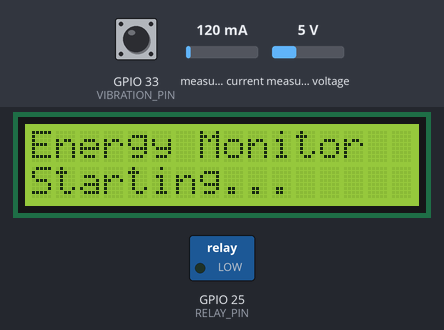
The sketch below on a simulated ESP32. Parts: 16×2 character LCD, switched loads named in the sketch (green lamp = pin HIGH). Inputs (shaded band) come from the test bench; at power-on: GPIO 33 (VIBRATION_PIN) HIGH, measured current 120 mA, measured voltage 5 V. WiFi joins after 1.5 s; servers stay silent unless stated; EEPROM starts erased; the modem accepts every AT command (registered, SIM ready, sends succeed) and sends nothing else; what the sketch prints to the serial monitor is not drawn.

Above: at 1.2 s.
At 10.1 s:
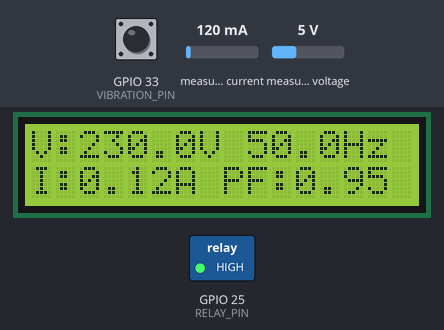
10.2 s: GPIO 33 (VIBRATION_PIN) pulled LOW for 3.2 s
At 12.6 s:
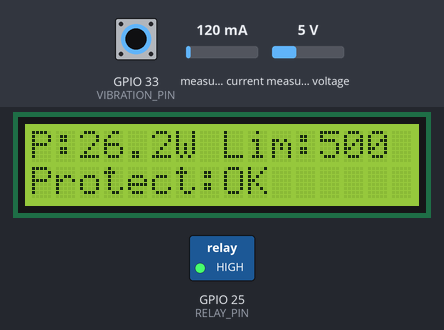
20.1 s: GPIO 33 (VIBRATION_PIN) pulled LOW for 3.2 s
At 22.7 s:
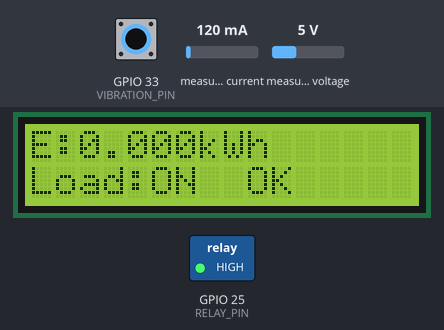
Timing chart, 0 to 24.2 s (numbered marks = the images above; inputs shaded):
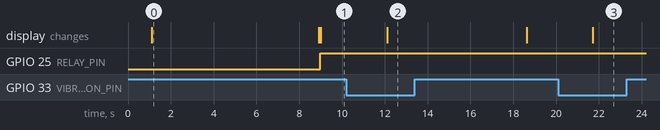

Measured:
- after the input at 10.2 s, the display: changes after 1.9 s (image 2)
- after the input at 20.1 s, the display: changes after 1.6 s (image 3)
- what the display in image 0 shows lasts 7.8 s, from 1.1 s to 8.9 s

The sketch:

IoT_Energy_Monitoring_Load_Protection_v1.ino
```cpp
/*
 * ================================================================
 *  IoT-ENABLED ENERGY MONITORING AND LOAD PROTECTION SYSTEM
 * ================================================================
 *
 *  Platform     : ESP32 (Arduino IDE)
 *  Purpose      : Real-time energy monitoring, IoT visualization,
 *                 GSM notifications, load protection, tamper
 *                 detection, and energy-data persistence.
 *
 *  Hardware:
 *    1. ESP32 DevKit V1
 *    2. PZEM-004T v3.0       (energy measurement, UART2)
 *    3. SIM900A GSM          (SMS, UART1)
 *    4. 16x2 LCD             (I2C, address 0x27)
 *    5. Single-channel Relay (active LOW, NC load arrangement)
 *    6. SW-420 Vibration Sensor (tamper detection)
 *    7. ESP32 EEPROM emulation (flash-backed persistence)
 *    8. Blynk IoT cloud
 *
 *  AUTHORITATIVE PIN MAP
 *    PZEM TX  -> GPIO 16 (ESP32 RX2)
 *    PZEM RX  -> GPIO 17 (ESP32 TX2)
 *    GSM TX   -> GPIO 27 (ESP32 RX1)
 *    GSM RX   -> GPIO 26 (ESP32 TX1)
 *    Relay    -> GPIO 25 (active LOW)
 *    Vibration-> GPIO 33
 *    LCD SDA  -> GPIO 21
 *    LCD SCL  -> GPIO 22
 *
 *  Core functions:
 *    - Measures voltage, current, power, energy, frequency and PF.
 *    - Sends measurements to Blynk for remote visualization.
 *    - Disconnects the load when configured power limit is exceeded.
 *    - Sends GSM SMS alerts for overload and tamper events.
 *    - Accepts a simple STATUS SMS command for system interaction.
 *    - Stores cumulative energy in EEPROM across restarts.
 *
 *  NOTE:
 *    Credentials must be supplied locally. Do not commit real
 *    Wi-Fi passwords, Blynk tokens, or phone numbers to GitHub.
 * ================================================================
 */

/* --------------------------- Blynk ----------------------------- */
#define BLYNK_TEMPLATE_ID   "YOUR_BLYNK_TEMPLATE_ID"
#define BLYNK_TEMPLATE_NAME "IoT Energy Monitoring"
#define BLYNK_AUTH_TOKEN    "YOUR_BLYNK_AUTH_TOKEN"

/* -------------------------- Includes ---------------------------- */
#include <WiFi.h>
#include <EEPROM.h>
#include <Wire.h>
#include <LiquidCrystal_I2C.h>
#include <PZEM004Tv30.h>
#include <BlynkSimpleEsp32.h>
#include <HardwareSerial.h>

/* --------------------- User configuration ----------------------- */
#define WIFI_SSID      "YOUR_WIFI_SSID"
#define WIFI_PASS      "YOUR_WIFI_PASSWORD"

// Configurable load-protection threshold.
float watt_limit = 500.0;

// Alert destination / authorized STATUS sender.
#define ADMIN_PHONE   "+91XXXXXXXXXX"

#define LCD_ADDR       0x27
#define LCD_COLS       16
#define LCD_ROWS       2

/* ------------------------- GPIO map ----------------------------- */
#define PZEM_RX_PIN    16
#define PZEM_TX_PIN    17

#define GSM_RX_PIN     27
#define GSM_TX_PIN     26

#define RELAY_PIN      25
#define VIBRATION_PIN  33

/* ------------------------ EEPROM map ---------------------------- */
#define EEPROM_SIZE        64
#define EEPROM_MAGIC_ADDR  0
#define EEPROM_ENERGY_ADDR 8
#define EEPROM_MAGIC_VALUE 0xB6B6B6B6UL

/* ------------------------- Timers ------------------------------- */
#define PZEM_INTERVAL          1000UL
#define LCD_INTERVAL           2000UL
#define BLYNK_INTERVAL         2000UL
#define GSM_CHECK_INTERVAL     3000UL
#define EEPROM_SAVE_INTERVAL  15000UL
#define TAMPER_DEBOUNCE        1000UL
#define WIFI_RETRY_INTERVAL   30000UL

/* ---------------------- Hardware objects ------------------------ */
PZEM004Tv30 pzem(Serial2, PZEM_RX_PIN, PZEM_TX_PIN);
HardwareSerial gsmSerial(1);
LiquidCrystal_I2C lcd(LCD_ADDR, LCD_COLS, LCD_ROWS);

/* ------------------------- Measurements ------------------------- */
float voltage   = 0.0;
float current   = 0.0;
float power     = 0.0;
float energy    = 0.0;
float frequency = 0.0;
float pf        = 0.0;

/* ---------------------------- State ----------------------------- */
bool relayState      = false;
bool overloadActive  = false;
bool tamperActive    = false;
bool pzemReadOK      = false;
bool overloadSmsSent = false;
bool tamperSmsSent   = false;

/* -------------------------- Timers ------------------------------ */
unsigned long lastPzemRead       = 0;
unsigned long lastLcdUpdate      = 0;
unsigned long lastBlynkPush      = 0;
unsigned long lastGsmCheck       = 0;
unsigned long lastEepromSave     = 0;
unsigned long lastTamperTrigger  = 0;
unsigned long lastWifiRetry      = 0;

/* -------------------------- LCD state --------------------------- */
uint8_t lcdPage = 0;
#define LCD_TOTAL_PAGES 3

/* --------------------------- GSM -------------------------------- */
String gsmBuffer = "";

/* ---------------------- Forward declarations ------------------- */
void readEnergy();
void controlRelay();
void updateLCD();
void handleSMS();
void sendToBlynk();
void saveToEEPROM();
void loadFromEEPROM();
void sendSMS(const char* number, const String& message);
void initGSM();
void connectWiFi();
void checkWiFi();
void checkTamper();
String extractSenderNumber(const String& response);
void processSMSCommand(const String& sender, const String& message);
void sendStatusSMS(const String& sender);

/* ================================================================
 *                           SETUP
 * ================================================================ */
void setup() {
  Serial.begin(115200);
  delay(1000);

  Serial.println();
  Serial.println(F("=============================================="));
  Serial.println(F(" IoT ENERGY MONITORING & LOAD PROTECTION"));
  Serial.println(F("=============================================="));

  /* GPIO */
  pinMode(RELAY_PIN, OUTPUT);
  pinMode(VIBRATION_PIN, INPUT_PULLUP);

  // Original hardware arrangement: LOW energizes relay coil,
  // opening the NC load path. Start with load disconnected.
  digitalWrite(RELAY_PIN, LOW);
  relayState = false;

  /* EEPROM */
  EEPROM.begin(EEPROM_SIZE);
  loadFromEEPROM();

  /* LCD */
  lcd.init();
  lcd.backlight();
  lcd.clear();
  lcd.setCursor(0, 0);
  lcd.print(F("Energy Monitor"));
  lcd.setCursor(0, 1);
  lcd.print(F("Starting..."));

  /* GSM */
  gsmSerial.begin(9600, SERIAL_8N1, GSM_RX_PIN, GSM_TX_PIN);
  delay(1000);
  initGSM();

  /* Wi-Fi / Blynk */
  connectWiFi();

  delay(1000);
  lcd.clear();

  Serial.println(F("[SYS ] Ready."));
}

/* ================================================================
 *                          MAIN LOOP
 * ================================================================ */
void loop() {
  if (WiFi.status() == WL_CONNECTED) {
    Blynk.run();
  }

  unsigned long now = millis();

  /* Energy measurement and protection */
  if (now - lastPzemRead >= PZEM_INTERVAL) {
    lastPzemRead = now;
    readEnergy();
    if (pzemReadOK) {
      controlRelay();
    }
  }

  /* Local display */
  if (now - lastLcdUpdate >= LCD_INTERVAL) {
    lastLcdUpdate = now;
    updateLCD();
  }

  /* GSM SMS interaction / alert handling */
  if (now - lastGsmCheck >= GSM_CHECK_INTERVAL) {
    lastGsmCheck = now;
    handleSMS();
  }

  /* Blynk telemetry */
  if (now - lastBlynkPush >= BLYNK_INTERVAL) {
    lastBlynkPush = now;
    sendToBlynk();
  }

  /* Persistent energy storage */
  if (now - lastEepromSave >= EEPROM_SAVE_INTERVAL) {
    lastEepromSave = now;
    saveToEEPROM();
  }

  /* Tamper monitoring */
  checkTamper();

  /* Connectivity recovery */
  if (now - lastWifiRetry >= WIFI_RETRY_INTERVAL) {
    lastWifiRetry = now;
    checkWiFi();
  }
}

/* ================================================================
 *                        PZEM MEASUREMENT
 * ================================================================ */
void readEnergy() {
  float v = pzem.voltage();
  float c = pzem.current();
  float p = pzem.power();
  float e = pzem.energy();
  float f = pzem.frequency();
  float pf_read = pzem.pf();

  // Voltage/current/power are required for a valid protection cycle.
  if (isnan(v) || isnan(c) || isnan(p)) {
    pzemReadOK = false;
    Serial.println(F("[PZEM] Read failed - retaining last values."));
    return;
  }

  voltage = v;
  current = c;
  power = p;
  if (!isnan(e))  energy = e;
  if (!isnan(f))  frequency = f;
  if (!isnan(pf_read)) pf = pf_read;

  pzemReadOK = true;

  Serial.printf("[PZEM] V=%.1fV I=%.2fA P=%.1fW E=%.3fkWh F=%.1fHz PF=%.2f\n",
                voltage, current, power, energy, frequency, pf);
}

/* ================================================================
 *                         LOAD PROTECTION
 * ================================================================ */
void controlRelay() {
  if (!pzemReadOK) return;

  /* Detect overload */
  if (power > watt_limit) {
    if (!overloadActive) {
      overloadActive = true;
      overloadSmsSent = false;
      Serial.printf("[RELAY] OVERLOAD: %.1fW > %.1fW\n", power, watt_limit);
    }

    if (!overloadSmsSent) {
      overloadSmsSent = true;
      String msg = "OVERLOAD ALERT! Load: " + String(power, 1) +
                   "W exceeds limit " + String(watt_limit, 0) +
                   "W. Supply disconnected.";
      sendSMS(ADMIN_PHONE, msg);
    }
  } else if (overloadActive && power <= (watt_limit * 0.9)) {
    // Preserve the original firmware's recovery threshold.
    overloadActive = false;
    overloadSmsSent = false;
    Serial.println(F("[RELAY] Overload cleared."));
  }

  /* Relay uses the original active-LOW / NC arrangement. */
  bool shouldBeOn = !overloadActive;

  if (shouldBeOn && !relayState) {
    digitalWrite(RELAY_PIN, HIGH); // coil OFF -> NC closed -> load ON
    relayState = true;
    Serial.println(F("[RELAY] ON - supply connected."));
  } else if (!shouldBeOn && relayState) {
    digitalWrite(RELAY_PIN, LOW);  // coil ON -> NC opens -> load OFF
    relayState = false;
    Serial.println(F("[RELAY] OFF - supply disconnected."));
  }
}

/* ================================================================
 *                            LCD
 * ================================================================ */
void updateLCD() {
  lcd.clear();

  if (tamperActive) {
    lcd.setCursor(0, 0);
    lcd.print(F("!! TAMPER !!"));
    lcd.setCursor(0, 1);
    lcd.print(F("CHECK METER"));
    return;
  }

  if (overloadActive) {
    lcd.setCursor(0, 0);
    lcd.print(F("!! OVERLOAD !!"));
    lcd.setCursor(0, 1);
    lcd.print(String(power, 1));
    lcd.print(F("W >"));
    lcd.print(String(watt_limit, 0));
    lcd.print(F("W"));
    return;
  }

  switch (lcdPage) {
    case 0:
      lcd.setCursor(0, 0);
      lcd.print(F("V:"));
      lcd.print(String(voltage, 1));
      lcd.print(F("V "));
      lcd.print(String(frequency, 1));
      lcd.print(F("Hz"));

      lcd.setCursor(0, 1);
      lcd.print(F("I:"));
      lcd.print(String(current, 2));
      lcd.print(F("A PF:"));
      lcd.print(String(pf, 2));
      break;

    case 1:
      lcd.setCursor(0, 0);
      lcd.print(F("P:"));
      lcd.print(String(power, 1));
      lcd.print(F("W Lim:"));
      lcd.print(String(watt_limit, 0));

      lcd.setCursor(0, 1);
      lcd.print(F("Protect:"));
      lcd.print(overloadActive ? F("TRIP") : F("OK"));
      break;

    case 2:
      lcd.setCursor(0, 0);
      lcd.print(F("E:"));
      lcd.print(String(energy, 3));
      lcd.print(F("kWh"));

      lcd.setCursor(0, 1);
      lcd.print(F("Load:"));
      lcd.print(relayState ? F("ON ") : F("OFF"));
      lcd.print(pzemReadOK ? F(" OK") : F(" ERR"));
      break;
  }

  lcdPage = (lcdPage + 1) % LCD_TOTAL_PAGES;
}

/* ================================================================
 *                       GSM SMS HANDLING
 * ================================================================
 * Supported user command:
 *   STATUS
 *
 * STATUS is accepted only from ADMIN_PHONE. This keeps the simple
 * interaction mechanism from becoming an unauthenticated control
 * channel.
 * ================================================================ */
void handleSMS() {
  gsmSerial.println("AT+CMGL=\"REC UNREAD\"");
  delay(500);

  gsmBuffer = "";
  unsigned long timeout = millis() + 2000;
  while (millis() < timeout) {
    while (gsmSerial.available()) {
      gsmBuffer += (char)gsmSerial.read();
    }
  }

  if (gsmBuffer.length() == 0) return;

  Serial.println(F("[GSM ] Incoming SMS data:"));
  Serial.println(gsmBuffer);

  String sender = extractSenderNumber(gsmBuffer);
  String upper = gsmBuffer;
  upper.toUpperCase();

  if (upper.indexOf("STATUS") >= 0) {
    processSMSCommand(sender, "STATUS");
  }

  // Remove messages that have been processed/read.
  gsmSerial.println("AT+CMGDA=\"DEL READ\"");
  delay(500);
  while (gsmSerial.available()) gsmSerial.read();
}

void processSMSCommand(const String& sender, const String& message) {
  if (sender.length() == 0) {
    Serial.println(F("[GSM ] Could not identify SMS sender."));
    return;
  }

  String authorized = String(ADMIN_PHONE);
  String normalizedSender = sender;
  normalizedSender.trim();
  authorized.trim();

  if (normalizedSender != authorized) {
    Serial.println(F("[GSM ] STATUS rejected: unauthorized sender."));
    return;
  }

  if (message == "STATUS") {
    sendStatusSMS(sender);
  }
}

void sendStatusSMS(const String& sender) {
  String status = "SYSTEM STATUS\n";
  status += "V: " + String(voltage, 1) + "V\n";
  status += "I: " + String(current, 2) + "A\n";
  status += "P: " + String(power, 1) + "W\n";
  status += "E: " + String(energy, 3) + "kWh\n";
  status += "Limit: " + String(watt_limit, 0) + "W\n";
  status += "Load: ";
  status += relayState ? "ON\n" : "OFF\n";
  status += "Protection: ";
  status += overloadActive ? "TRIPPED" : "NORMAL";

  sendSMS(sender.c_str(), status);
}

String extractSenderNumber(const String& response) {
  int cmglIdx = response.indexOf("+CMGL:");
  if (cmglIdx < 0) return "";

  int firstQuote = response.indexOf('"', cmglIdx);
  if (firstQuote < 0) return "";
  int secondQuote = response.indexOf('"', firstQuote + 1);
  if (secondQuote < 0) return "";
  int thirdQuote = response.indexOf('"', secondQuote + 1);
  if (thirdQuote < 0) return "";
  int fourthQuote = response.indexOf('"', thirdQuote + 1);
  if (fourthQuote < 0) return "";

  String number = response.substring(thirdQuote + 1, fourthQuote);
  number.trim();
  return number;
}

void sendSMS(const char* number, const String& message) {
  Serial.print(F("[GSM ] Sending SMS to "));
  Serial.println(number);

  gsmSerial.println("AT+CMGS=\"" + String(number) + "\"");
  delay(300);
  gsmSerial.print(message);
  delay(100);
  gsmSerial.write(0x1A);
  delay(3000);

  while (gsmSerial.available()) {
    Serial.print((char)gsmSerial.read());
  }
  Serial.println();
  Serial.println(F("[GSM ] SMS transmission complete."));
}

void initGSM() {
  Serial.println(F("[GSM ] Initialising SIM900A..."));

  gsmSerial.println("AT");
  delay(1000);
  while (gsmSerial.available()) Serial.print((char)gsmSerial.read());

  gsmSerial.println("ATE0");
  delay(500);
  while (gsmSerial.available()) gsmSerial.read();

  gsmSerial.println("AT+CMGF=1");
  delay(500);
  while (gsmSerial.available()) gsmSerial.read();

  gsmSerial.println("AT+CPMS=\"SM\",\"SM\",\"SM\"");
  delay(500);
  while (gsmSerial.available()) gsmSerial.read();

  gsmSerial.println("AT+CSCS=\"GSM\"");
  delay(500);
  while (gsmSerial.available()) gsmSerial.read();

  gsmSerial.println("AT+CMGDA=\"DEL READ\"");
  delay(1000);
  while (gsmSerial.available()) gsmSerial.read();

  Serial.println(F("[GSM ] SIM900A ready."));
}

/* ================================================================
 *                           BLYNK
 * ================================================================
 * V0 -> Voltage
 * V1 -> Current
 * V2 -> Power
 * V3 -> Energy
 * V4 -> Overload status
 * V5 -> Frequency
 * V6 -> Power factor
 * V7 -> Relay state
 * ================================================================ */
void sendToBlynk() {
  if (WiFi.status() != WL_CONNECTED) return;

  Blynk.virtualWrite(V0, voltage);
  Blynk.virtualWrite(V1, current);
  Blynk.virtualWrite(V2, power);
  Blynk.virtualWrite(V3, energy);
  Blynk.virtualWrite(V4, overloadActive ? 1 : 0);
  Blynk.virtualWrite(V5, frequency);
  Blynk.virtualWrite(V6, pf);
  Blynk.virtualWrite(V7, relayState ? 1 : 0);
}

/* ================================================================
 *                       TAMPER DETECTION
 * ================================================================ */
void checkTamper() {
  int vibrationState = digitalRead(VIBRATION_PIN);

  if (vibrationState == HIGH) {
    unsigned long now = millis();

    if (now - lastTamperTrigger >= TAMPER_DEBOUNCE) {
      lastTamperTrigger = now;

      if (!tamperActive) {
        tamperActive = true;
        Serial.println(F("[TAMP] Vibration/tamper detected."));

        if (!tamperSmsSent) {
          tamperSmsSent = true;
          sendSMS(ADMIN_PHONE,
                  "TAMPER ALERT! Vibration detected on energy monitoring system. Inspect the meter.");
        }
      }
    }
  } else if (tamperActive) {
    unsigned long now = millis();
    if (now - lastTamperTrigger >= (TAMPER_DEBOUNCE * 3)) {
      tamperActive = false;
      tamperSmsSent = false;
      Serial.println(F("[TAMP] Tamper condition cleared."));
    }
  }
}

/* ================================================================
 *                       EEPROM PERSISTENCE
 * ================================================================
 * Only cumulative energy is persisted in the reconstructed system.
 * The original energy address is retained for compatibility.
 * ================================================================ */
void saveToEEPROM() {
  unsigned long magic = EEPROM_MAGIC_VALUE;
  EEPROM.put(EEPROM_MAGIC_ADDR, magic);
  EEPROM.put(EEPROM_ENERGY_ADDR, energy);
  EEPROM.commit();

  Serial.printf("[EEPR] Saved energy: %.3f kWh\n", energy);
}

void loadFromEEPROM() {
  unsigned long magic;
  EEPROM.get(EEPROM_MAGIC_ADDR, magic);

  if (magic == EEPROM_MAGIC_VALUE) {
    EEPROM.get(EEPROM_ENERGY_ADDR, energy);

    if (isnan(energy) || energy < 0.0) {
      energy = 0.0;
    }

    Serial.printf("[EEPR] Restored energy: %.3f kWh\n", energy);
  } else {
    energy = 0.0;
    Serial.println(F("[EEPR] No valid energy record; starting at 0.000 kWh."));
    saveToEEPROM();
  }
}

/* ================================================================
 *                         WI-FI / BLYNK
 * ================================================================ */
void connectWiFi() {
  WiFi.mode(WIFI_STA);
  WiFi.begin(WIFI_SSID, WIFI_PASS);

  int attempts = 0;
  while (WiFi.status() != WL_CONNECTED && attempts < 20) {
    delay(500);
    Serial.print('.');
    attempts++;
  }

  if (WiFi.status() == WL_CONNECTED) {
    Serial.println();
    Serial.print(F("[WiFi] Connected. IP: "));
    Serial.println(WiFi.localIP());

    Blynk.config(BLYNK_AUTH_TOKEN);
    Blynk.connect(5000);

    if (Blynk.connected()) {
      Serial.println(F("[BLNK] Connected."));
    } else {
      Serial.println(F("[BLNK] Connection unavailable; will retry."));
    }
  } else {
    Serial.println();
    Serial.println(F("[WiFi] Connection failed; background retry enabled."));
  }
}

void checkWiFi() {
  if (WiFi.status() != WL_CONNECTED) {
    Serial.println(F("[WiFi] Disconnected - attempting reconnect..."));
    WiFi.disconnect();
    WiFi.begin(WIFI_SSID, WIFI_PASS);

    unsigned long start = millis();
    while (WiFi.status() != WL_CONNECTED && (millis() - start) < 3000) {
      delay(100);
    }

    if (WiFi.status() == WL_CONNECTED) {
      Serial.print(F("[WiFi] Reconnected. IP: "));
      Serial.println(WiFi.localIP());
      Blynk.connect(3000);
    }
  }

  if (WiFi.status() == WL_CONNECTED && !Blynk.connected()) {
    Blynk.connect(3000);
  }
}

/* ================================================================
 *  END OF FIRMWARE
 * ================================================================ */
```
